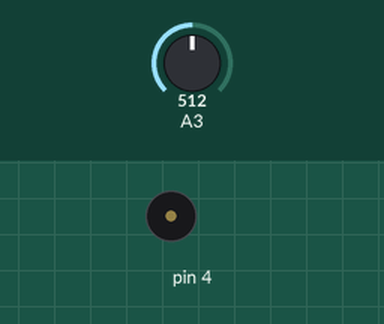
Recording of a sketch running on a simulated Arduino Uno, built with avr-gcc and run on an emulated ATmega328P. Shown: buzzer (waves = sounding). Inputs (shaded band) come from the test bench; at power-on: A3 = 512.

Above: at 2.2 s.
2.3 s: A3 set to 700
3.8 s: A3 set to 727
At 4.02 s:
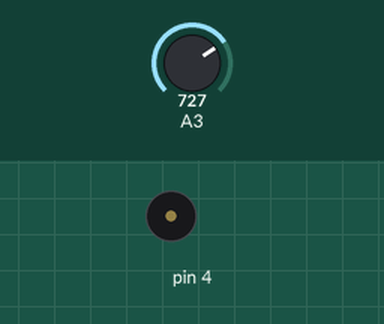
6.8 s: A3 set to 716
8.3 s: A3 set to 900
At 8.52 s:
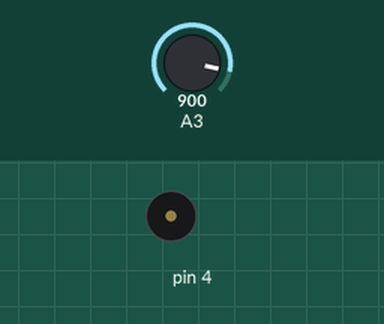
Timing chart, 0 to 12.3 s (numbered marks = the images above; inputs shaded):
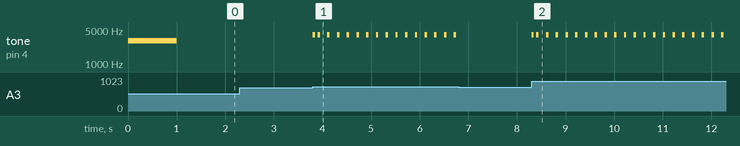

Measured:
- after the input at 2.3 s, every drawn part: stays the same
- after the input at 3.8 s, tone on pin 4: goes 4000 Hz 0.05 s, silent 0.05 s, 14 × (4000 Hz 0.05 s, silent 0.15 s), 4000 Hz 0.05 s, then silent, starting at once
- after the input at 6.8 s, tone on pin 4: stops changing and stays silent
- after the input at 8.3 s, tone on pin 4: goes 4000 Hz 0.05 s, silent 0.05 s, 19 × (4000 Hz 0.05 s, silent 0.15 s), 4000 Hz 0.05 s, then silent, starting at once

The sketch:

ShieldBot_Ch6_Project1.ino
```cpp
/*
 * Robotics with the BOE Shield - Chapter 6, Project 1
 * Chirp when light is above threshold.  Will require updating value of
 * threshold & retesting under bright light to get to the right value.
 */

void setup()                         // Built-in initialization block
{
  tone(4, 3000, 1000);               // Play tone for 1 second
  delay(1000);                       // Delay to finish tone
}

void loop()                          // Main loop auto-repeats
{
  if(volts(A3) > 3.5)                 // If A3 voltage greater than 3.5
  {
    tone(4, 4000, 50);               // Start chirping
    delay(100);
  }
}

float volts(int adPin)               // Measures volts at adPin
{                                    // Returns floating point voltage
 return float(analogRead(adPin)) * 5.0 / 1024.0;
}
```
